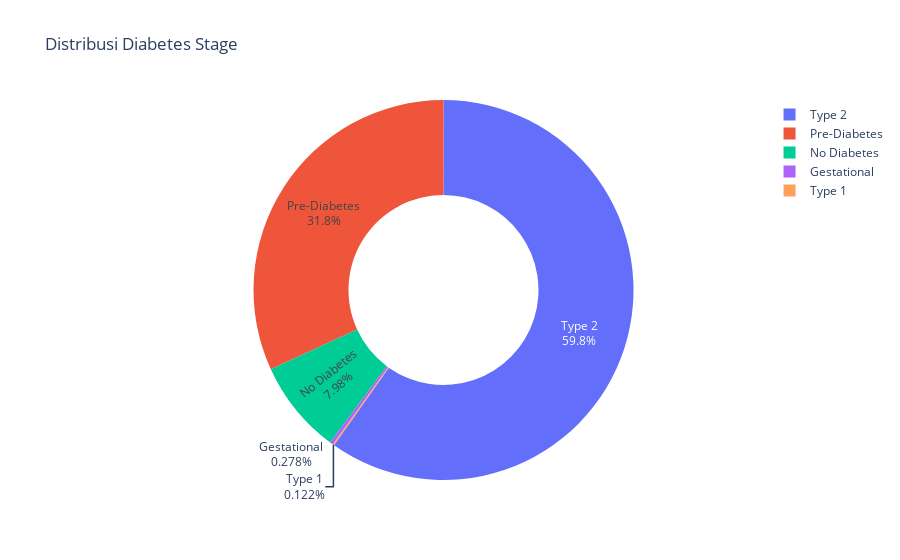

Source (notebook cell):
### Markdown cell above
#### cek keseimbangan data

### Code cell
import plotly.express as px

fig = px.pie(
    df,
    names=col_target,
    hole=0.5,  # membuatnya jadi donat
    title='Distribusi Diabetes Stage',
)
fig.update_traces(textinfo='percent+label')
fig.show()

### Figure 1 — Plotly figure (JSON) as saved in the notebook; plotly's stock layout.template omitted (floating-point values rounded to 4 significant figures; data arrays with more than 128 entries replaced by an {"elided": "..."} marker saying what was removed)
{"data": [{"domain": {"x": [0, 1], "y": [0, 1]}, "hole": 0.5, "hovertemplate": "diabetes_stage=%{label}<extra></extra>", "labels": {"elided": "100000 str values"}, "legendgroup": "", "name": "", "showlegend": true, "textinfo": "percent+label", "type": "pie"}], "layout": {"autosize": true, "legend": {"tracegroupgap": 0}, "title": {"text": "Distribusi Diabetes Stage"}}}
